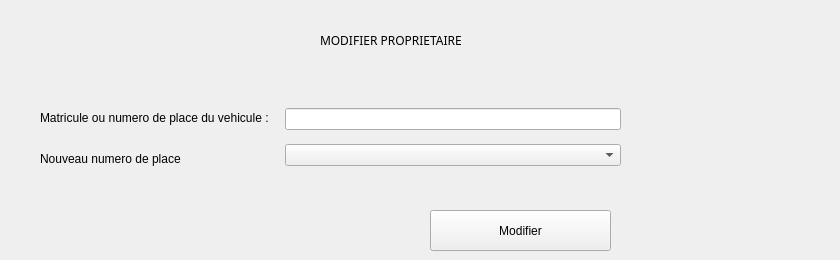
   <widget class="QWidget" name="modifierProprietaire">
    <widget class="QLabel" name="label_42">
     <property name="geometry">
      <rect>
       <x>320</x>
       <y>30</y>
       <width>221</width>
       <height>21</height>
      </rect>
     </property>
     <property name="font">
      <font>
       <family>Kozuka Gothic Pr6N B</family>
      </font>
     </property>
     <property name="text">
      <string>MODIFIER PROPRIETAIRE</string>
     </property>
    </widget>
    <widget class="QLabel" name="label_47">
     <property name="geometry">
      <rect>
       <x>630</x>
       <y>140</y>
       <width>191</width>
       <height>16</height>
      </rect>
     </property>
     <property name="text">
      <string/>
     </property>
    </widget>
    <widget class="QPushButton" name="modifier">
     <property name="geometry">
      <rect>
       <x>430</x>
       <y>210</y>
       <width>181</width>
       <height>41</height>
      </rect>
     </property>
     <property name="text">
      <string>Modifier</string>
     </property>
    </widget>
    <widget class="QLabel" name="label_48">
     <property name="geometry">
      <rect>
       <x>640</x>
       <y>110</y>
       <width>191</width>
       <height>16</height>
      </rect>
     </property>
     <property name="text">
      <string/>
     </property>
    </widget>
    <widget class="QWidget" name="layoutWidget">
     <property name="geometry">
      <rect>
       <x>40</x>
       <y>100</y>
       <width>581</width>
       <height>76</height>
      </rect>
     </property>
     <layout class="QHBoxLayout" name="horizontalLayout_4">
      <item>
       <layout class="QVBoxLayout" name="verticalLayout_4">
        <item>
         <widget class="QLabel" name="label_46">
          <property name="text">
           <string>Matricule ou numero de place du vehicule :   </string>
          </property>
         </widget>
        </item>
        <item>
         <widget class="QLabel" name="label_45">
          <property name="text">
           <string>Nouveau numero de place</string>
          </property>
         </widget>
        </item>
       </layout>
      </item>
      <item>
       <layout class="QVBoxLayout" name="verticalLayout_3">
        <item>
         <widget class="QLineEdit" name="lineEdit_28"/>
        </item>
        <item>
         <widget class="QComboBox" name="comboBox_nouveauNum"/>
        </item>
       </layout>
      </item>
     </layout>
    </widget>
    <zorder>layoutWidget</zorder>
    <zorder>label_42</zorder>
    <zorder>label_47</zorder>
    <zorder>modifier</zorder>
    <zorder>label_48</zorder>
   </widget>
